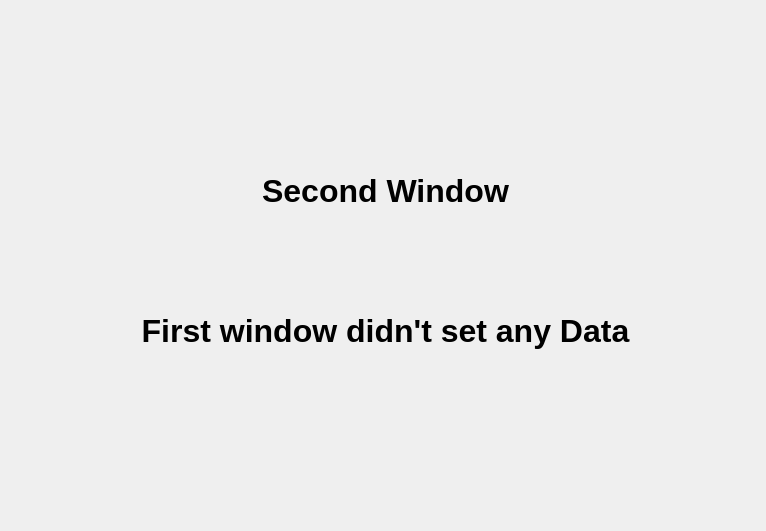
<?xml version="1.0" encoding="UTF-8"?>
<ui version="4.0">
 <class>DialogSecondWindow</class>
 <widget class="QDialog" name="DialogSecondWindow">
  <property name="geometry">
   <rect>
    <x>0</x>
    <y>0</y>
    <width>766</width>
    <height>531</height>
   </rect>
  </property>
  <property name="windowTitle">
   <string>Second Window</string>
  </property>
  <widget class="QLabel" name="label_second_window">
   <property name="geometry">
    <rect>
     <x>190</x>
     <y>170</y>
     <width>391</width>
     <height>41</height>
    </rect>
   </property>
   <property name="font">
    <font>
     <pointsize>24</pointsize>
     <weight>75</weight>
     <bold>true</bold>
    </font>
   </property>
   <property name="text">
    <string>Second Window</string>
   </property>
   <property name="alignment">
    <set>Qt::AlignCenter</set>
   </property>
  </widget>
  <widget class="QLabel" name="label_data">
   <property name="geometry">
    <rect>
     <x>110</x>
     <y>310</y>
     <width>551</width>
     <height>41</height>
    </rect>
   </property>
   <property name="font">
    <font>
     <pointsize>24</pointsize>
     <weight>75</weight>
     <bold>true</bold>
    </font>
   </property>
   <property name="text">
    <string>First window didn't set any Data</string>
   </property>
   <property name="alignment">
    <set>Qt::AlignCenter</set>
   </property>
  </widget>
 </widget>
 <resources/>
 <connections/>
</ui>
